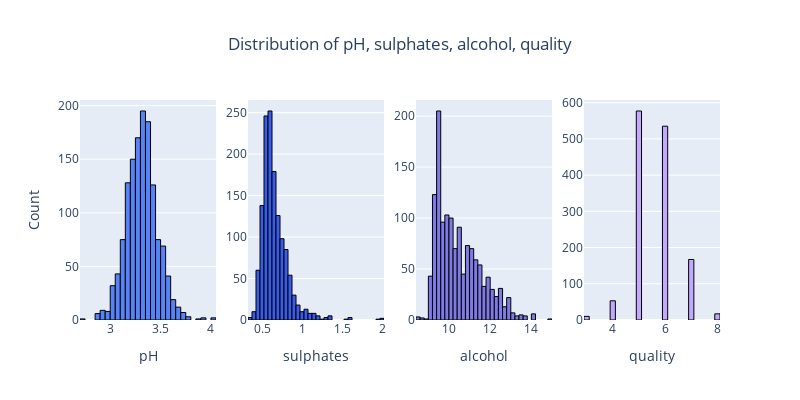

The cell this chart's notebook holds for it:
### Markdown cell above
**Chlorides:** The distribution is right-skewed, indicating that most wines have a chloride level around 0.1, with fewer wines having higher chloride levels.
**Free Sulfur Dioxide:** The data is also right-skewed, showing that most wines have a free sulfur dioxide count around 10-20, with only a few wines having a count above 40.
**Total Sulfur Dioxide:** This feature shows a right-skewed distribution, indicating that most wines have a total sulfur dioxide count around 50, with fewer wines having a count above 100.
**Density:** The distribution is approximately normal, suggesting that most wines have a density around 1.0, with few wines having significantly higher or lower densities.

### Code cell
plot_histograms(wine_df, ["pH", "sulphates", "alcohol", "quality"])

### Figure 1 — Plotly figure (JSON) as saved in the notebook; plotly's stock layout.template omitted (floating-point values rounded to 4 significant figures; data arrays with more than 128 entries replaced by an {"elided": "..."} marker saying what was removed)
{"data": [{"marker": {"color": "#5684F7", "line": {"color": "#000000", "width": 1}}, "name": "pH", "nbinsx": 40, "x": {"elided": "1359 float values"}, "type": "histogram", "xaxis": "x", "yaxis": "y"}, {"marker": {"color": "#3A5CED", "line": {"color": "#000000", "width": 1}}, "name": "sulphates", "nbinsx": 40, "x": {"elided": "1359 float values"}, "type": "histogram", "xaxis": "x2", "yaxis": "y2"}, {"marker": {"color": "#7E7AE6", "line": {"color": "#000000", "width": 1}}, "name": "alcohol", "nbinsx": 40, "x": {"elided": "1359 float values"}, "type": "histogram", "xaxis": "x3", "yaxis": "y3"}, {"marker": {"color": "#C2A9FF", "line": {"color": "#000000", "width": 1}}, "name": "quality", "nbinsx": 40, "x": {"elided": "1359 int values"}, "type": "histogram", "xaxis": "x4", "yaxis": "y4"}], "layout": {"xaxis": {"anchor": "y", "domain": [0.0, 0.2125], "title": {"text": "pH"}}, "yaxis": {"anchor": "x", "domain": [0.0, 1.0], "title": {"text": "Count"}}, "xaxis2": {"anchor": "y2", "domain": [0.2625, 0.475], "title": {"text": "sulphates"}}, "yaxis2": {"anchor": "x2", "domain": [0.0, 1.0]}, "xaxis3": {"anchor": "y3", "domain": [0.525, 0.7375], "title": {"text": "alcohol"}}, "yaxis3": {"anchor": "x3", "domain": [0.0, 1.0]}, "xaxis4": {"anchor": "y4", "domain": [0.7875, 1.0], "title": {"text": "quality"}}, "yaxis4": {"anchor": "x4", "domain": [0.0, 1.0]}, "title": {"text": "Distribution of pH, sulphates, alcohol, quality", "x": 0.5}, "height": 400, "width": 800, "showlegend": false}}
